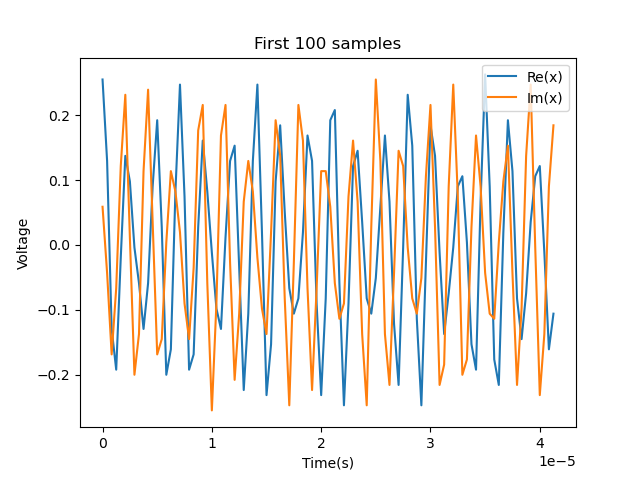

Python code for this plot:
import ugradio
import ugradio.sdr
import ugradio.dft
import numpy as np
import astropy
import matplotlib.pyplot as plt
radio = ugradio.sdr.SDR(device_index=0)
fs = 2.4e6
N = 2048
try:
    radio.sample_rate = fs
except Exception:
    radio.sample_rate(fs)
    
try:
    x = radio.read_samples(N)
except Exception:
    try:
        x = radio.read_samples(N)
    except Expection: 
        x = radio.capture_data(N)
        
x = np.asarray(x)
print(x)
t = np.arange(N) / fs

plt.figure()
if np.iscomplexobj(x): 
    plt.plot(t[:100], np.real(x[:100]), label='Re(x)')
    plt.plot(t[:100], np.imag(x[:100]), label='Im(x)')
    plt.legend()
else:
    plt.plot(t[:100],x[:100])
    
plt.xlabel("Time(s)")
plt.ylabel("Voltage")
plt.title("First 100 samples")
plt.show()
